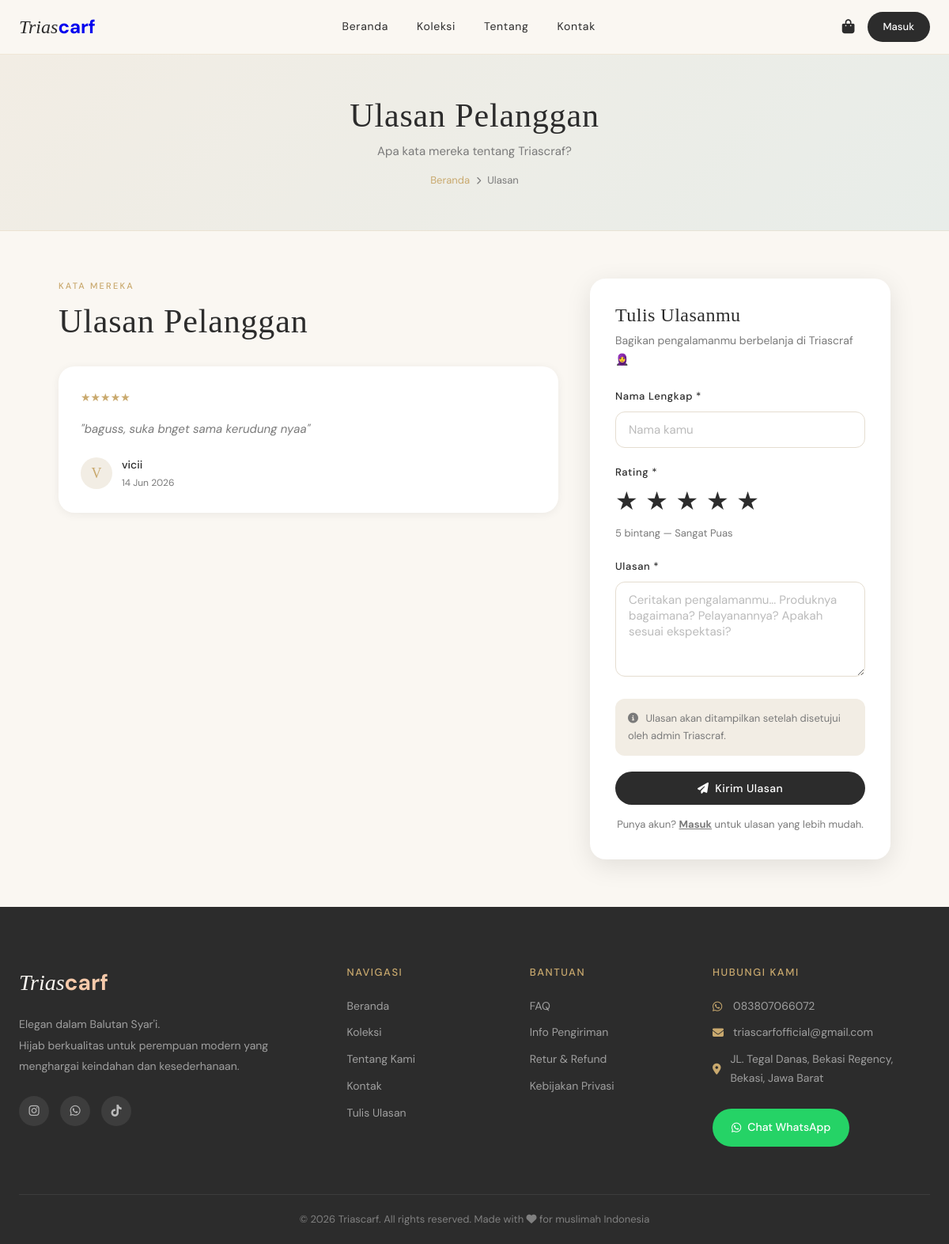
Page /triascraf/pages/testimonial.php on the committed database.
### tables this page shows
CREATE TABLE `testimonials` (
  `id` int(11) NOT NULL,
  `user_id` int(11) DEFAULT NULL,
  `name` varchar(100) NOT NULL,
  `message` text NOT NULL,
  `rating` int(11) DEFAULT 5,
  `is_approved` tinyint(1) DEFAULT 0,
  `created_at` timestamp NOT NULL DEFAULT current_timestamp()
);

CREATE TABLE `settings` (
  `id` int(11) NOT NULL,
  `key_name` varchar(100) NOT NULL,
  `value` text DEFAULT NULL
);

### triascraf/includes/config.php (called while the page is built, shortened)
<?php
function isLoggedIn() {
    return isset($_SESSION['user_id']);
}
function getSetting($conn, $key) {
    $key = $conn->real_escape_string($key);
    $r = $conn->query("SELECT value FROM settings WHERE key_name = '$key'");
    if ($r && $r->num_rows > 0) return $r->fetch_assoc()['value'];
    return '';
}
?>

### triascraf/pages/testimonial.php (the view, shortened to what this page needs)
<?php
require_once '../includes/config.php';
$success = $err = '';
$testimonials = $conn->query("SELECT * FROM testimonials WHERE is_approved = 1 ORDER BY created_at DESC LIMIT 12");
?>
<?php include '../includes/header.php'; ?>
<div class="page-header">
    <h1>Ulasan Pelanggan</h1>
    <p>Apa kata mereka tentang Triascraf?</p>
    <div class="breadcrumb">
        <a href="<?= BASE_URL ?>">Beranda</a>
        <i class="fas fa-chevron-right" style="font-size:10px"></i>
        <span>Ulasan</span>
    </div>
</div>
<div style="max-width:1100px;margin:0 auto;padding:60px 24px;display:grid;grid-template-columns:1fr 380px;gap:40px;align-items:start" class="testi-layout">
    <div>
        <div style="margin-bottom:32px">
            <span class="section-label">Kata Mereka</span>
            <h2 class="section-title">Ulasan Pelanggan</h2>
        </div>
        <?php if ($testimonials->num_rows > 0): ?>
        <div style="display:flex;flex-direction:column;gap:16px">
            <?php while($t = $testimonials->fetch_assoc()): ?>
            <div class="testimonial-card">
                <div class="testimonial-stars"><?= str_repeat('★', $t['rating']) ?><?= str_repeat('☆', 5 - $t['rating']) ?></div>
                <p class="testimonial-text">"<?= htmlspecialchars($t['message']) ?>"</p>
                <div class="testimonial-author">
                    <div class="testimonial-avatar"><?= strtoupper(substr($t['name'],0,1)) ?></div>
                    <div>
                        <div class="testimonial-name"><?= htmlspecialchars($t['name']) ?></div>
                        <div class="testimonial-role"><?= date('d M Y', strtotime($t['created_at'])) ?></div>
                    </div>
                </div>
            </div>
            <?php endwhile; ?>
        </div>
        <?php endif; ?>
    </div>
    <div style="position:sticky;top:88px">
        <?php if ($success): ?>
        <div style="background:white;border-radius:var(--radius-lg);padding:36px;box-shadow:var(--shadow-md);text-align:center">
            <div style="width:72px;height:72px;background:#D9EDDB;border-radius:50%;display:flex;align-items:center;justify-content:center;margin:0 auto 20px;font-size:32px;color:var(--success)">✓</div>
            <h3 style="margin-bottom:10px">Terima Kasih!</h3>
            <p style="color:var(--muted);font-size:14px;margin-bottom:24px">Ulasanmu sudah kami terima dan akan ditampilkan setelah disetujui admin.</p>
            <a href="<?= BASE_URL ?>/pages/testimonial.php" class="btn btn-primary btn-block">Tulis Ulasan Lain</a>
            <a href="<?= BASE_URL ?>/pages/shop.php" class="btn btn-outline btn-block" style="margin-top:10px">Belanja Lagi</a>
        </div>
        <?php else: ?>
        <div style="background:white;border-radius:var(--radius-lg);padding:32px;box-shadow:var(--shadow-md)">
            <h3 style="font-size:24px;margin-bottom:6px">Tulis Ulasanmu</h3>
            <p style="color:var(--muted);font-size:14px;margin-bottom:24px">Bagikan pengalamanmu berbelanja di Triascraf 🧕</p>
            <form method="POST">
                <div class="form-group">
                    <label>Nama Lengkap *</label>
                    <input type="text" name="name" class="form-control"
                        value="<?= isLoggedIn() ? htmlspecialchars($_SESSION['user_name']) : htmlspecialchars($_POST['name'] ?? '') ?>"
                        <?= isLoggedIn() ? 'readonly style="background:var(--ivory)"' : '' ?>
                        placeholder="Nama kamu" required>
                </div>
                <div class="form-group">
                    <label>Rating *</label>
                    <div style="display:flex;gap:8px;margin-top:4px" id="starContainer">
                        <?php for($i=1;$i<=5;$i++): ?>
                        <label style="cursor:pointer;font-size:32px;color:var(--ivory);transition:color .2s;line-height:1" title="<?= $i ?> bintang">
                            <span class="star-btn" data-val="<?= $i ?>">★</span>
                        </label>
                        <?php endfor; ?>
                    </div>
                    <div id="ratingLabel" style="font-size:13px;color:var(--muted);margin-top:6px">5 bintang — Sangat Puas</div>
                </div>
                <div class="form-group">
                    <label>Ulasan *</label>
                    <textarea name="message" class="form-control" rows="4"
                        placeholder="Ceritakan pengalamanmu... Produknya bagaimana? Pelayanannya? Apakah sesuai ekspektasi?" required><?= htmlspecialchars($_POST['message'] ?? '') ?></textarea>
                </div>
                <div style="background:var(--ivory);border-radius:var(--radius);padding:14px 16px;font-size:13px;color:var(--muted);margin-bottom:20px">
                    <i class="fas fa-info-circle" style="color:var(--rose);margin-right:6px"></i>
                    Ulasan akan ditampilkan setelah disetujui oleh admin Triascraf.
                </div>
                <button type="submit" class="btn btn-primary btn-block">
                    <i class="fas fa-paper-plane"></i> Kirim Ulasan
                </button>
                <?php if (!isLoggedIn()): ?>
                <p style="text-align:center;font-size:13px;color:var(--muted);margin-top:14px">
                    Punya akun? <a href="<?= BASE_URL ?>/pages/login.php" style="color:var(--rose);font-weight:700">Masuk</a> untuk ulasan yang lebih mudah.
                </p>
                <?php endif; ?>
            </form>
        </div>
        <?php endif; ?>
    </div>
</div>
<?php include '../includes/footer.php'; ?>

### triascraf/includes/footer.php (shortened to what this page needs)
</div><footer class="footer">
    <div class="footer-container">
        <div class="footer-brand">
            <div class="footer-logo"><span class="logo-script">Trias</span><span class="logo-bold">carf</span></div>
            <p>Elegan dalam Balutan Syar'i.<br>Hijab berkualitas untuk perempuan modern yang menghargai keindahan dan kesederhanaan.</p>
            <div class="footer-social">
                <a href="https://www.instagram.com/<?= getSetting($conn, 'store_instagram') ?: 'triascarfofficial' ?>" target="_blank" title="Instagram"><i class="fab fa-instagram"></i></a>
                <a href="https://wa.me/<?= preg_replace('/[^0-9]/', '', getSetting($conn, 'whatsapp_number') ?: '083807066072') ?>" target="_blank" title="WhatsApp"><i class="fab fa-whatsapp"></i></a>
                <a href="https://tiktok.com/@triascarf" target="_blank" title="TikTok"><i class="fab fa-tiktok"></i></a>
            </div>
        </div>
        <div class="footer-links">
            <h4>Navigasi</h4>
            <a href="<?= BASE_URL ?>">Beranda</a>
            <a href="<?= BASE_URL ?>/pages/shop.php">Koleksi</a>
            <a href="<?= BASE_URL ?>/pages/about.php">Tentang Kami</a>
            <a href="<?= BASE_URL ?>/pages/contact.php">Kontak</a>
            <a href="<?= BASE_URL ?>/pages/testimonial.php">Tulis Ulasan</a>
        </div>
        <div class="footer-links">
            <h4>Bantuan</h4>
            <a href="<?= BASE_URL ?>/pages/faq.php">FAQ</a>
            <a href="<?= BASE_URL ?>/pages/shipping.php">Info Pengiriman</a>
            <a href="<?= BASE_URL ?>/pages/return.php">Retur &amp; Refund</a>
            <a href="<?= BASE_URL ?>/pages/privacy.php">Kebijakan Privasi</a>
        </div>
        <div class="footer-contact">
            <h4>Hubungi Kami</h4>
            <p><i class="fab fa-whatsapp"></i> <?= getSetting($conn, 'whatsapp_number') ?: '083807066072' ?></p>
            <p><i class="fas fa-envelope"></i> <?= getSetting($conn, 'store_email') ?: 'hello@triascraf.com' ?></p>
            <p><i class="fas fa-map-marker-alt"></i> <?= getSetting($conn, 'store_address') ?: 'Bekasi, Jawa Barat' ?></p>
            <a href="https://wa.me/<?= preg_replace('/[^0-9]/', '', getSetting($conn, 'whatsapp_number') ?: '083807066072') ?>" class="btn-wa" target="_blank">
                <i class="fab fa-whatsapp"></i> Chat WhatsApp
            </a>
        </div>
    </div> <div class="footer-bottom">
        <p>© <?= date('Y') ?> Triascarf. All rights reserved. Made with <i class="fas fa-heart" style="color:var(--rose)"></i> for muslimah Indonesia</p>
    </div>
</footer>
</body>
</html>

### triascraf/pages/testimonial.php (style rules this page uses)
.star-btn { display:block; }

### rows in the picture
testimonials: rating "★★★★★", message "baguss, suka bnget sama kerudung nyaa", name "V", name "vicii", created_at "14 Jun 2026"
settings: value "083807066072"
settings: value "triascarfofficial@gmail.com"
settings: value "JL. Tegal Danas, Bekasi Regency, Bekasi, Jawa Barat"
